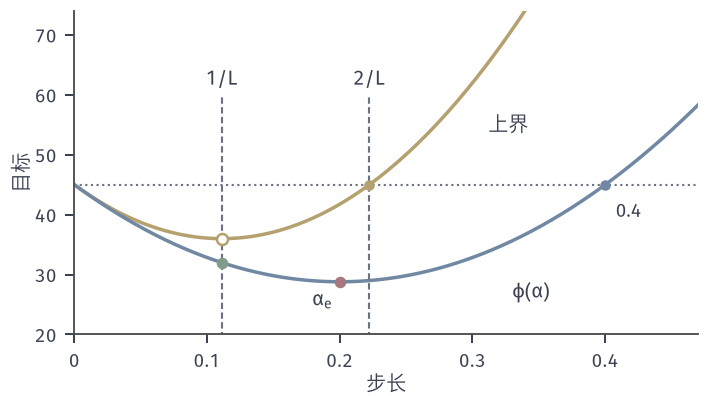

Write the Python code that produced this figure.
from pathlib import Path
import sys
ROOT = next(p for p in Path(__file__).resolve().parents if (p/'build.sh').is_file() and (p/'tex/book.tex').is_file())
sys.path.insert(0, str(ROOT/'figures/00-shared/mathematical-preliminaries-upper/00-shared/comprehension-figures'))
from support import figure, save, BLUE, GREEN, YELLOW, RED, PURPLE, INK, MUTED, GRID, BLUE_FILL, GREEN_FILL, YELLOW_FILL, RED_FILL, PURPLE_FILL
import numpy as np
HERE = Path(__file__).resolve().parent
STROKE = '#4C4D4F'
def panel(fig, left, right, top, bottom, wspace=.25, hspace=.25):
    fig.set_layout_engine(None)
    fig.subplots_adjust(left=left, right=right, top=top, bottom=bottom, wspace=wspace, hspace=hspace)
def tags(fig, axes, y=.015):
    for ax, s in zip(axes, ('(a)', '(b)', '(c)', '(d)')):
        p = ax.get_position(); fig.text((p.x0+p.x1)/2, y, s, ha='center', va='bottom')
# 贯穿本章的例子：f(x)=(x1^2+9x2^2)/2，x0=(9,1)，L=9，mu=1。
H = np.diag([1., 9.])
def f2(X, Y): return .5*(X**2 + 9*Y**2)
def grad(x): return H@x
def fv(x): return .5*x@H@x
x0 = np.array([9., 1.])

fig, ax = figure(width_mm=100, height_mm=56)
panel(fig, .105, .985, .97, .155)
a = np.linspace(0,.47,500); phi = 45-162*a+405*a**2; up = 45-162*a+729*a**2
ax.axhline(45,color=MUTED,lw=.85,ls=':')
ax.plot(a,up,color=YELLOW,lw=1.4); ax.plot(a,phi,color=BLUE,lw=1.4)
for v,s in ((1/9,'$1/L$'),(2/9,'$2/L$')):
    ax.plot([v,v],[0,60],color=MUTED,lw=.85,ls=(0,(3,1.6))); ax.text(v,61,s,ha='center',va='bottom')
ax.plot([.4],[45],'o',ms=4.2,color=BLUE,mew=0,zorder=5); ax.plot([2/9],[45],'o',ms=4.2,color=YELLOW,mew=0,zorder=5)
ax.plot([1/9],[32],'o',ms=4.6,color=GREEN,mew=0,zorder=5); ax.plot([1/9],[36],'o',ms=4.4,mfc='white',mec=YELLOW,mew=1,zorder=5); ax.plot([.2],[28.8],'o',ms=4.6,color=RED,mew=0,zorder=5)
ax.text(.312,55,'上界',ha='left',va='center'); ax.text(.33,27,r'$\phi(\alpha)$',ha='left',va='center'); ax.text(.408,42,'$0.4$',ha='left',va='top',fontsize=7.5)
ax.text(.195,27.5,r'$\alpha_{\mathrm{e}}$',ha='right',va='top')
ax.set_xlim(0,.47); ax.set_ylim(20,74); ax.set_xticks([0,.1,.2,.3,.4]); ax.set_xticklabels(['0','0.1','0.2','0.3','0.4']); ax.set_yticks([20,30,40,50,60,70]); ax.set_xlabel(r'步长',labelpad=1); ax.set_ylabel('目标',labelpad=1)
save(fig, HERE, 'figure', {'phi':'45-162a+405a^2','upper':'45-162a+729a^2'})
